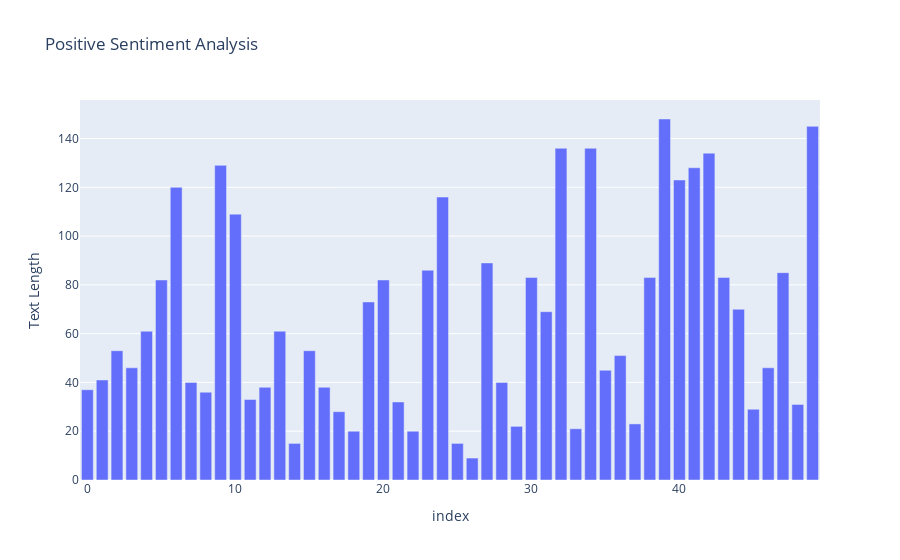
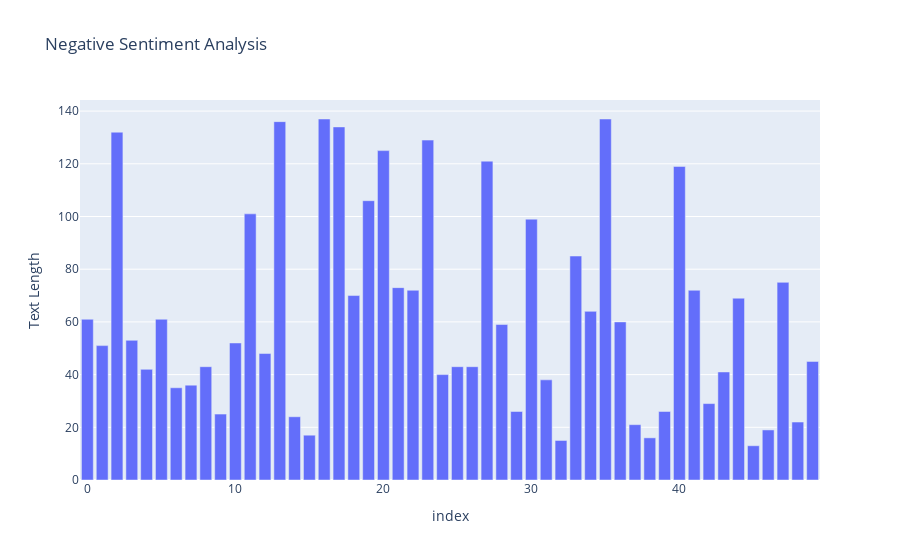

The cell these charts' notebook holds for them, in order:
### Code cell
# Positive Sentiment Dashboard
fig_positive = px.bar(
    positive_reviews,
    x=positive_reviews.index,
    y="length",
    title="Positive Sentiment Analysis",
    labels={"x": "Index", "length": "Text Length"}
)
fig_positive.show()

# Negative Sentiment Dashboard
fig_negative = px.bar(
    negative_reviews,
    x=negative_reviews.index,
    y="length",
    title="Negative Sentiment Analysis",
    labels={"x": "Index", "length": "Text Length"}
)
fig_negative.show()

### Figure 1 — Plotly figure (JSON) as saved in the notebook; plotly's stock layout.template omitted (floating-point values rounded to 4 significant figures)
{"data": [{"alignmentgroup": "True", "hovertemplate": "index=%{x}<br>Text Length=%{y}<extra></extra>", "legendgroup": "", "marker": {"color": "#636efa", "pattern": {"shape": ""}}, "name": "", "offsetgroup": "", "orientation": "v", "showlegend": false, "textposition": "auto", "type": "bar", "x": [0, 1, 2, 3, 4, 5, 6, 7, 8, 9, 10, 11, 12, 13, 14, 15, 16, 17, 18, 19, 20, 21, 22, 23, 24, 25, 26, 27, 28, 29, 30, 31, 32, 33, 34, 35, 36, 37, 38, 39, 40, 41, 42, 43, 44, 45, 46, 47, 48, 49], "xaxis": "x", "y": [37, 41, 53, 46, 61, 82, 120, 40, 36, 129, 109, 33, 38, 61, 15, 53, 38, 28, 20, 73, 82, 32, 20, 86, 116, 15, 9, 89, 40, 22, 83, 69, 136, 21, 136, 45, 51, 23, 83, 148, 123, 128, 134, 83, 70, 29, 46, 85, 31, 145], "yaxis": "y"}], "layout": {"autosize": true, "barmode": "relative", "legend": {"tracegroupgap": 0}, "title": {"text": "Positive Sentiment Analysis"}, "xaxis": {"anchor": "y", "autorange": true, "domain": [0, 1], "range": [-0.5, 49.5], "title": {"text": "index"}, "type": "linear"}, "yaxis": {"anchor": "x", "autorange": true, "domain": [0, 1], "range": [0, 155.8], "title": {"text": "Text Length"}, "type": "linear"}}}

### Figure 2 — Plotly figure (JSON) as saved in the notebook; plotly's stock layout.template omitted (floating-point values rounded to 4 significant figures)
{"data": [{"alignmentgroup": "True", "hovertemplate": "index=%{x}<br>Text Length=%{y}<extra></extra>", "legendgroup": "", "marker": {"color": "#636efa", "pattern": {"shape": ""}}, "name": "", "offsetgroup": "", "orientation": "v", "showlegend": false, "textposition": "auto", "type": "bar", "x": [0, 1, 2, 3, 4, 5, 6, 7, 8, 9, 10, 11, 12, 13, 14, 15, 16, 17, 18, 19, 20, 21, 22, 23, 24, 25, 26, 27, 28, 29, 30, 31, 32, 33, 34, 35, 36, 37, 38, 39, 40, 41, 42, 43, 44, 45, 46, 47, 48, 49], "xaxis": "x", "y": [61, 51, 132, 53, 42, 61, 35, 36, 43, 25, 52, 101, 48, 136, 24, 17, 137, 134, 70, 106, 125, 73, 72, 129, 40, 43, 43, 121, 59, 26, 99, 38, 15, 85, 64, 137, 60, 21, 16, 26, 119, 72, 29, 41, 69, 13, 19, 75, 22, 45], "yaxis": "y"}], "layout": {"autosize": true, "barmode": "relative", "legend": {"tracegroupgap": 0}, "title": {"text": "Negative Sentiment Analysis"}, "xaxis": {"anchor": "y", "autorange": true, "domain": [0, 1], "range": [-0.5, 49.5], "title": {"text": "index"}, "type": "linear"}, "yaxis": {"anchor": "x", "autorange": true, "domain": [0, 1], "range": [0, 144.2], "title": {"text": "Text Length"}, "type": "linear"}}}
